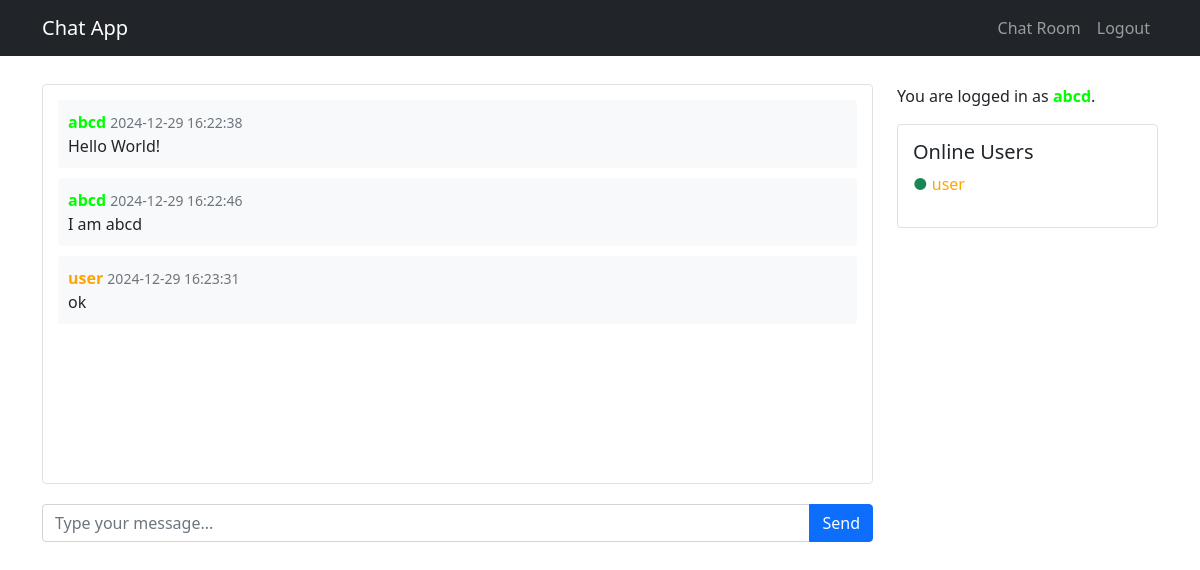
The app's page /chat (signed in) with its own data.
### tables this page shows
CREATE TABLE messages (
                id INTEGER PRIMARY KEY AUTOINCREMENT,
                sender_id INTEGER NOT NULL,
                message TEXT NOT NULL,
                timestamp DATETIME DEFAULT CURRENT_TIMESTAMP,
                FOREIGN KEY (sender_id) REFERENCES users (id)
            );

CREATE TABLE users (
                id INTEGER PRIMARY KEY AUTOINCREMENT,
                username TEXT UNIQUE NOT NULL,
                password TEXT NOT NULL,
                is_online BOOLEAN DEFAULT 0,
                color_id INTEGER DEFAULT 1
            );

### app.py (the view)
@app.route('/chat')
@logged_in
def chat():
    with sqlite3.connect('users.db') as conn:
        cursor = conn.cursor()
        cursor.execute('''
            SELECT messages.message, users.username, messages.timestamp, users.color_id
            FROM messages
            JOIN users ON messages.sender_id = users.id
            ORDER BY messages.timestamp ASC
        ''')
        messages = cursor.fetchall()
        cursor.execute('SELECT username, color_id FROM users WHERE is_online = 1')
        online_users = cursor.fetchall()
    return render_template('chat.html',messages=messages,online_users=online_users,colors=COLORS)

### utils.py (called while the page is built)
def logged_in(f):
    @wraps(f)
    def decorated_function(*args, **kwargs):
        if 'user_id' not in session:
            flash('Please login first.', 'error')
            return redirect(url_for('login'))
        return f(*args, **kwargs)
    return decorated_function

### templates/chat.html (shortened to what this page needs)
{% extends "layout.html" %}
{% block content %}
<div class="row">
    <div class="col-md-9">
        <div class="messages-container" id="messages">
            {% for message in messages %}
            <div class="message">
                <strong class="color-{{ message[3] }}">{{ message[1] | e }}</strong>
                <small class="text-muted">{{ message[2] }}</small>
                <p class="mb-0">{{ message[0] | e }}</p>
            </div>
            {% endfor %}
        </div>
        <form id="message-form" class="mb-3">
            <div class="input-group">
                <input type="text" id="message-input" class="form-control" placeholder="Type your message..." required autocomplete='off' autofocus>
                <button class="btn btn-primary" type="submit">Send</button>
            </div>
        </form>
    </div>
    <div class="col-md-3">
        <div>
            <p>You are logged in as <span class="color-{{ session['color_id'] }}"><b>{{ session['username'] }}</b></span>.</p>
        </div>
        <div class="online-users">
            <h5>Online Users</h5>
            <ul class="list-unstyled" id="online-users-list">
                {% for user in online_users %}
                <li>
                    <span class="text-success">●</span>
                    <span class="color-{{ user[1] }}">{{ user[0] }}</span>
                </li>
                {% endfor %}
            </ul>
        </div>
    </div>
</div>
{% endblock %}

### templates/layout.html (shortened to what this page needs)
<!DOCTYPE html>
<html lang="en">
<head>
    <link href="https://cdn.jsdelivr.net/npm/bootstrap@5.1.3/dist/css/bootstrap.min.css" rel="stylesheet">
</head>
<body>
    <nav class="navbar navbar-expand-sm navbar-dark bg-dark fixed-top">
        <div class="container">
            <a class="navbar-brand" href="{{ url_for('home') }}">Chat App</a>
            <div class="collapse navbar-collapse" id="navbarNav">
                <ul class="navbar-nav ms-auto">
                    {% if session.user_id %}
                        <li class="nav-item">
                            <a class="nav-link" href="{{ url_for('chat') }}">Chat Room</a>
                        </li>
                        <li class="nav-item">
                            <a class="nav-link" href="{{ url_for('logout') }}">Logout</a>
                        </li>
                    {% endif %}
                </ul>
            </div>
        </div>
    </nav>
    <div class="container mt-4">
        {% block content %}{% endblock %}
    </div>
</body>
</html>

### templates/layout.html (style rules this page uses)
body { padding-top: 60px; }
.messages-container { height: 400px; overflow-y: auto; margin-bottom: 20px; padding: 15px; border: 1px solid #dee2e6; border-radius: 4px; }
.message { margin-bottom: 10px; padding: 10px; border-radius: 4px; background-color: #f8f9fa; }
.online-users { border: 1px solid #dee2e6; border-radius: 4px; padding: 15px; }

### records on screen
messages: username "abcd", timestamp "2024-12-29 16:22:38", message "Hello World!"
messages: username "abcd", timestamp "2024-12-29 16:22:46", message "I am abcd"
messages: username "user", timestamp "2024-12-29 16:23:31", message "ok"
users: username "abcd"
users: username "user"
